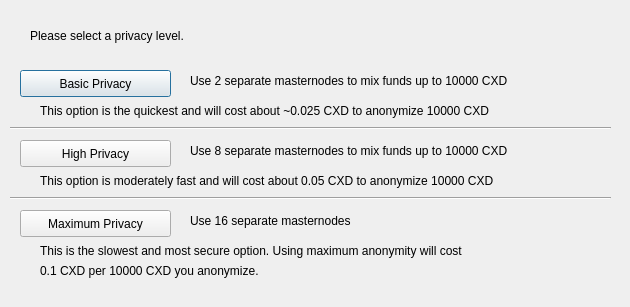
<?xml version="1.0" encoding="UTF-8"?>
<ui version="4.0">
 <class>DarksendConfig</class>
 <widget class="QDialog" name="DarksendConfig">
  <property name="geometry">
   <rect>
    <x>0</x>
    <y>0</y>
    <width>630</width>
    <height>307</height>
   </rect>
  </property>
  <property name="windowTitle">
   <string>Configure PrivateSend</string>
  </property>
  <widget class="QPushButton" name="buttonBasic">
   <property name="geometry">
    <rect>
     <x>20</x>
     <y>70</y>
     <width>151</width>
     <height>27</height>
    </rect>
   </property>
   <property name="text">
    <string>Basic Privacy</string>
   </property>
  </widget>
  <widget class="QPushButton" name="buttonHigh">
   <property name="geometry">
    <rect>
     <x>20</x>
     <y>140</y>
     <width>151</width>
     <height>27</height>
    </rect>
   </property>
   <property name="text">
    <string>High Privacy</string>
   </property>
  </widget>
  <widget class="QPushButton" name="buttonMax">
   <property name="geometry">
    <rect>
     <x>20</x>
     <y>210</y>
     <width>151</width>
     <height>27</height>
    </rect>
   </property>
   <property name="text">
    <string>Maximum Privacy</string>
   </property>
  </widget>
  <widget class="QLabel" name="label">
   <property name="geometry">
    <rect>
     <x>30</x>
     <y>20</y>
     <width>571</width>
     <height>31</height>
    </rect>
   </property>
   <property name="text">
    <string>Please select a privacy level.</string>
   </property>
  </widget>
  <widget class="QLabel" name="label_2">
   <property name="geometry">
    <rect>
     <x>190</x>
     <y>70</y>
     <width>421</width>
     <height>21</height>
    </rect>
   </property>
   <property name="text">
    <string>Use 2 separate masternodes to mix funds up to 10000 CXD</string>
   </property>
  </widget>
  <widget class="QLabel" name="label_3">
   <property name="geometry">
    <rect>
     <x>190</x>
     <y>140</y>
     <width>411</width>
     <height>21</height>
    </rect>
   </property>
   <property name="text">
    <string>Use 8 separate masternodes to mix funds up to 10000 CXD</string>
   </property>
  </widget>
  <widget class="QLabel" name="label_4">
   <property name="geometry">
    <rect>
     <x>190</x>
     <y>210</y>
     <width>421</width>
     <height>21</height>
    </rect>
   </property>
   <property name="text">
    <string>Use 16 separate masternodes</string>
   </property>
  </widget>
  <widget class="QLabel" name="label_6">
   <property name="geometry">
    <rect>
     <x>40</x>
     <y>100</y>
     <width>561</width>
     <height>21</height>
    </rect>
   </property>
   <property name="text">
    <string>This option is the quickest and will cost about ~0.025 CXD to anonymize 10000 CXD</string>
   </property>
  </widget>
  <widget class="QLabel" name="label_7">
   <property name="geometry">
    <rect>
     <x>40</x>
     <y>170</y>
     <width>561</width>
     <height>21</height>
    </rect>
   </property>
   <property name="text">
    <string>This option is moderately fast and will cost about 0.05 CXD to anonymize 10000 CXD</string>
   </property>
  </widget>
  <widget class="QLabel" name="label_8">
   <property name="geometry">
    <rect>
     <x>40</x>
     <y>240</y>
     <width>561</width>
     <height>21</height>
    </rect>
   </property>
   <property name="text">
    <string>This is the slowest and most secure option. Using maximum anonymity will cost</string>
   </property>
  </widget>
  <widget class="QLabel" name="label_9">
   <property name="geometry">
    <rect>
     <x>40</x>
     <y>260</y>
     <width>561</width>
     <height>21</height>
    </rect>
   </property>
   <property name="text">
    <string>0.1 CXD per 10000 CXD you anonymize.</string>
   </property>
  </widget>
  <widget class="Line" name="line">
   <property name="geometry">
    <rect>
     <x>10</x>
     <y>120</y>
     <width>601</width>
     <height>16</height>
    </rect>
   </property>
   <property name="orientation">
    <enum>Qt::Horizontal</enum>
   </property>
  </widget>
  <widget class="Line" name="line_2">
   <property name="geometry">
    <rect>
     <x>10</x>
     <y>190</y>
     <width>601</width>
     <height>16</height>
    </rect>
   </property>
   <property name="orientation">
    <enum>Qt::Horizontal</enum>
   </property>
  </widget>
 </widget>
 <resources/>
 <connections/>
</ui>
